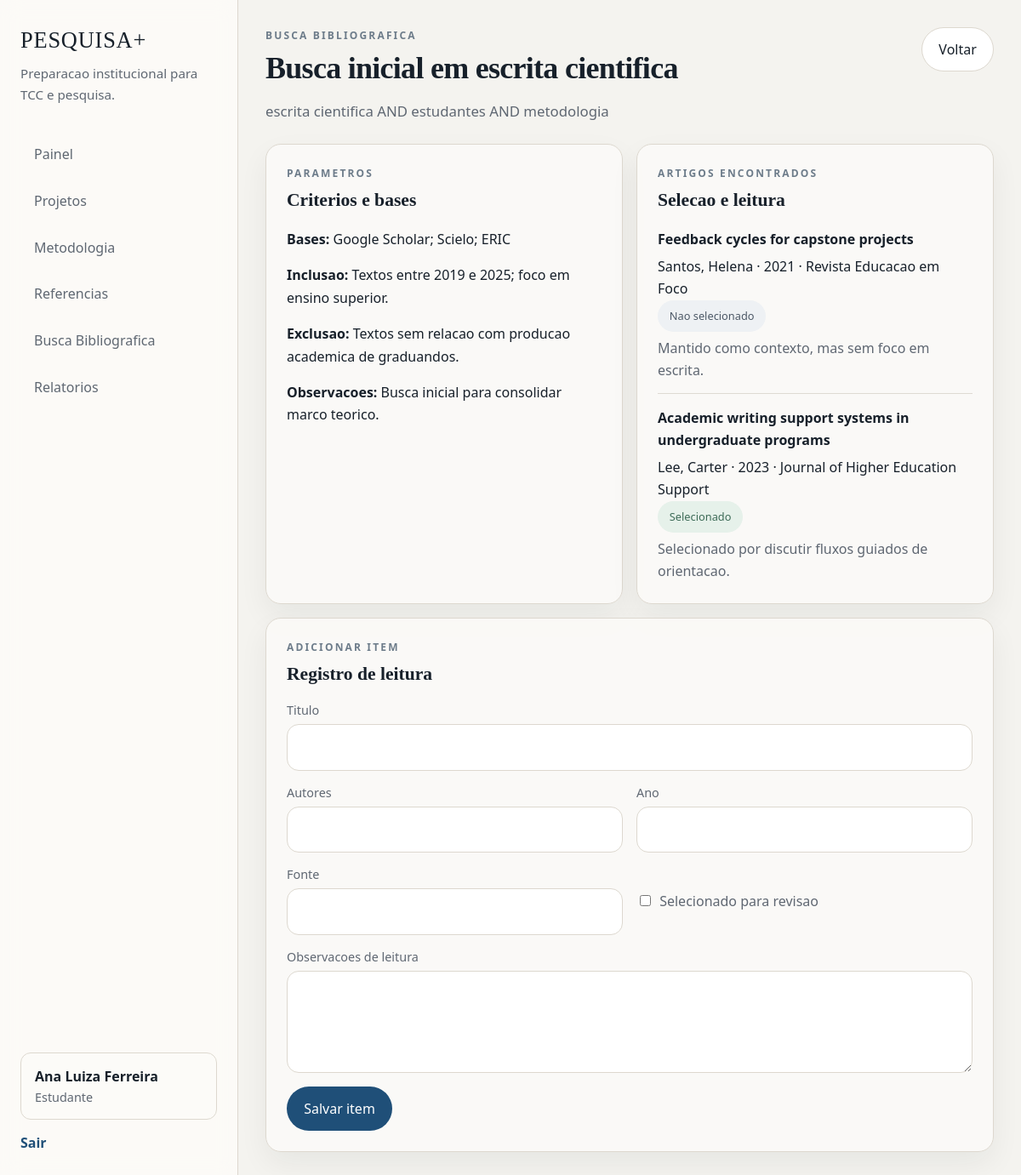
Screenshot of /searches/1 (signed in) with the database file from the repository.
### app/models/domain.py (models this page shows, shortened)
class User(UserMixin, db.Model):
    __tablename__ = "users"
    id = db.Column(db.Integer, primary_key=True)
    full_name = db.Column(db.String(120), nullable=False)
    email = db.Column(db.String(120), unique=True, nullable=False, index=True)
    password_hash = db.Column(db.String(255), nullable=False)
    role_id = db.Column(db.Integer, db.ForeignKey("roles.id"), nullable=False)
    course_name = db.Column(db.String(120))
    institution = db.Column(db.String(120))
    created_at = db.Column(db.DateTime, default=utcnow, nullable=False)
    last_login_at = db.Column(db.DateTime)
    is_active_user = db.Column(db.Boolean, default=True, nullable=False)
    role = db.relationship("Role", back_populates="users")
    student_profile = db.relationship("StudentProfile", back_populates="user", uselist=False)
    teacher_profile = db.relationship("TeacherProfile", back_populates="user", uselist=False)
    student_projects = db.relationship(
        "ResearchProject",
        back_populates="student",
        foreign_keys="ResearchProject.student_id",
    )
    advised_projects = db.relationship(
        "ResearchProject",
        back_populates="advisor",
        foreign_keys="ResearchProject.advisor_id",
    )
    audit_logs = db.relationship("AuditLog", back_populates="user")
    report_snapshots = db.relationship("ReportSnapshot", back_populates="generated_by")
    @property
    def role_slug(self):
        return self.role.slug if self.role else None
    @property
    def active_project(self):
        if not self.student_projects:
            return None
        return sorted(self.student_projects, key=lambda item: item.updated_at or item.created_at, reverse=True)[0]
    @property
    def is_active(self):
        return self.is_active_user

class Role(db.Model):
    __tablename__ = "roles"
    id = db.Column(db.Integer, primary_key=True)
    slug = db.Column(db.String(50), unique=True, nullable=False)
    name = db.Column(db.String(80), nullable=False)
    description = db.Column(db.Text)
    users = db.relationship("User", back_populates="role")

class BibliographicSearch(db.Model):
    __tablename__ = "bibliographic_searches"
    id = db.Column(db.Integer, primary_key=True)
    project_id = db.Column(db.Integer, db.ForeignKey("research_projects.id"), nullable=False)
    title = db.Column(db.String(160), nullable=False)
    keywords = db.Column(db.String(255))
    databases_consulted = db.Column(db.String(255))
    inclusion_criteria = db.Column(db.Text)
    exclusion_criteria = db.Column(db.Text)
    notes = db.Column(db.Text)
    created_at = db.Column(db.DateTime, default=utcnow, nullable=False)
    updated_at = db.Column(db.DateTime, default=utcnow, onupdate=utcnow, nullable=False)
    project = db.relationship("ResearchProject", back_populates="bibliographic_searches")
    entries = db.relationship(
        "SearchEntry",
        back_populates="search",
        cascade="all, delete-orphan",
        order_by="SearchEntry.created_at.desc()",
    )

class SearchEntry(db.Model):
    __tablename__ = "search_entries"
    id = db.Column(db.Integer, primary_key=True)
    search_id = db.Column(db.Integer, db.ForeignKey("bibliographic_searches.id"), nullable=False)
    title = db.Column(db.String(255), nullable=False)
    authors = db.Column(db.String(255))
    year = db.Column(db.String(10))
    source = db.Column(db.String(180))
    was_selected = db.Column(db.Boolean, default=False, nullable=False)
    reading_notes = db.Column(db.Text)
    created_at = db.Column(db.DateTime, default=utcnow, nullable=False)
    search = db.relationship("BibliographicSearch", back_populates="entries")

### app/bibliographic_search/routes.py (the view)
@bibliographic_search_bp.route("/<int:search_id>", methods=["GET", "POST"])
@login_required
def detail(search_id):
    search = _search_or_404(search_id)
    if request.method == "POST":
        if current_user.role_slug not in {"student", "admin"}:
            abort(403)
        add_search_entry(search, request.form, current_user)
        flash("Item adicionado a busca.", "success")
        return redirect(url_for("bibliographic_search.detail", search_id=search.id))
    return render_template("bibliographic_search/detail.html", search=search)

### app/__init__.py (called while the page is built)
def create_app(config_class=DevelopmentConfig):
    load_dotenv()
    app = Flask(__name__)
    app.config.from_object(config_class)
    db.init_app(app)
    login_manager.init_app(app)
    from .models import domain  # noqa: F401
    from .models import load_user  # noqa: F401
    app.register_blueprint(main_bp)
    app.register_blueprint(auth_bp)
    app.register_blueprint(projects_bp)
    app.register_blueprint(methodology_bp)
    app.register_blueprint(references_bp)
    app.register_blueprint(bibliographic_search_bp)
    app.register_blueprint(advisor_bp)
    app.register_blueprint(admin_bp)
    app.register_blueprint(reports_bp)
    register_commands(app)
    @app.context_processor
    def inject_shell():
        return {
            "app_name": app.config["APP_NAME"],
            "institution_name": app.config["INSTITUTION_NAME"],
        }
    return app

### app/bibliographic_search/routes.py (called while the page is built)
def _search_or_404(search_id):
    search = db.session.get(BibliographicSearch, search_id)
    if search is None:
        abort(404)
    if not user_can_access_project(current_user, search.project):
        abort(403)
    return search

### app/models/__init__.py (called while the page is built)
@login_manager.user_loader
def load_user(user_id):
    return db.session.get(User, int(user_id))

### app/templates/bibliographic_search/detail.html (shortened to what this page needs)
{% extends 'base.html' %}
{% block content %}
<section class="page-shell">
    <div class="page-header row-header">
        <div>
            <p class="eyebrow">Busca bibliografica</p>
            <h1 class="page-title">{{ search.title }}</h1>
            <p class="page-subtitle">{{ search.keywords }}</p>
        </div>
        <a href="{{ url_for('bibliographic_search.index', project_id=search.project_id) }}" class="button button-secondary">Voltar</a>
    </div>
    <div class="content-grid">
        <section class="panel">
            <div class="panel-heading"><div><p class="panel-label">Parametros</p><h2 class="panel-title">Criterios e bases</h2></div></div>
            <p><strong>Bases:</strong> {{ search.databases_consulted or '-' }}</p>
            <p><strong>Inclusao:</strong> {{ search.inclusion_criteria or '-' }}</p>
            <p><strong>Exclusao:</strong> {{ search.exclusion_criteria or '-' }}</p>
            <p><strong>Observacoes:</strong> {{ search.notes or '-' }}</p>
        </section>
        <section class="panel">
            <div class="panel-heading"><div><p class="panel-label">Artigos encontrados</p><h2 class="panel-title">Selecao e leitura</h2></div></div>
            <ul class="clean-list">
                {% for entry in search.entries %}
                    <li class="list-block">
                        <strong>{{ entry.title }}</strong>
                        <p>{{ entry.authors }} · {{ entry.year }} · {{ entry.source }}</p>
                        <span class="badge {% if entry.was_selected %}badge-success{% else %}badge-neutral{% endif %}">{{ 'Selecionado' if entry.was_selected else 'Nao selecionado' }}</span>
                        <p class="muted">{{ entry.reading_notes }}</p>
                    </li>
                {% else %}
                    <li class="list-block">Nenhum artigo registrado ainda.</li>
                {% endfor %}
            </ul>
        </section>
        {% if current_user.role_slug in ['student', 'admin'] %}
        <section class="panel panel-full">
            <div class="panel-heading"><div><p class="panel-label">Adicionar item</p><h2 class="panel-title">Registro de leitura</h2></div></div>
            <form method="post" class="form-grid two-columns">
                <label class="field full-span"><span>Titulo</span><input type="text" name="title" required></label>
                <label class="field"><span>Autores</span><input type="text" name="authors"></label>
                <label class="field"><span>Ano</span><input type="text" name="year"></label>
                <label class="field"><span>Fonte</span><input type="text" name="source"></label>
                <label class="checkbox-field"><input type="checkbox" name="was_selected" value="1"> <span>Selecionado para revisao</span></label>
                <label class="field full-span"><span>Observacoes de leitura</span><textarea name="reading_notes" rows="4"></textarea></label>
                <div class="form-actions full-span"><button type="submit" class="button button-primary">Salvar item</button></div>
            </form>
        </section>
        {% endif %}
    </div>
</section>
{% endblock %}

### app/templates/base.html (shortened to what this page needs)
<!doctype html>
<html lang="pt-BR">
<head>
    <link rel="stylesheet" href="{{ url_for('static', filename='css/app.css') }}">
</head>
<body class="{% if current_user.is_authenticated %}app-body{% else %}public-body{% endif %}">
    {% if current_user.is_authenticated %}<div class="app-shell">
        <aside class="sidebar">
            <div class="brand-block">
                <a href="{{ url_for('main.dashboard') }}" class="brand-link">{{ app_name }}</a>
                <p class="brand-meta">Preparacao institucional para TCC e pesquisa.</p>
            </div>
            <nav class="nav-block">
                <a href="{{ url_for('main.dashboard') }}" class="nav-link">Painel</a>
                <a href="{{ url_for('projects.index') }}" class="nav-link">Projetos</a>
                <a href="{{ url_for('methodology.index') }}" class="nav-link">Metodologia</a>
                {% if current_user.role_slug == 'student' and current_user.active_project %}
                    <a href="{{ url_for('references.project_references', project_id=current_user.active_project.id) }}" class="nav-link">Referencias</a>
                    <a href="{{ url_for('bibliographic_search.index', project_id=current_user.active_project.id) }}" class="nav-link">Busca Bibliografica</a>
                {% endif %}
                <a href="{{ url_for('reports.index') }}" class="nav-link">Relatorios</a>
            </nav>
            <div class="sidebar-footer">
                <div class="user-chip">
                    <strong>{{ current_user.full_name }}</strong>
                    <span>{{ current_user.role.name }}</span>
                </div>
                <a href="{{ url_for('auth.logout') }}" class="text-link">Sair</a>
            </div>
        </aside>
        <main class="main-panel">
    {% else %}
        {% include 'partials/_flash.html' %}
    {% endif %}
    {% block content %}{% endblock %}
    {% if current_user.is_authenticated %}
        </main>
    </div>
    {% endif %}
</body>
</html>

### rows the page displays
User: full_name "Ana Luiza Ferreira"
Role: role.name "Estudante"
BibliographicSearch: title "Busca inicial em escrita cientifica", keywords "escrita cientifica AND estudantes AND metodologia", databases_consulted "Google Scholar; Scielo; ERIC", inclusion_criteria "Textos entre 2019 e 2025; foco em ensino superior.", exclusion_criteria "Textos sem relacao com producao academica de graduandos.", notes "Busca inicial para consolidar marco teorico."
SearchEntry: title "Feedback cycles for capstone projects", authors "Santos, Helena", year "2021", source "Revista Educacao em Foco", was_selected "Nao selecionado", reading_notes "Mantido como contexto, mas sem foco em escrita."
SearchEntry: title "Academic writing support systems in undergraduate programs", authors "Lee, Carter", year "2023", source "Journal of Higher Education Support", was_selected "Selecionado", reading_notes "Selecionado por discutir fluxos guiados de orientacao."

### other values shown
{{ app_name }} "PESQUISA+"
